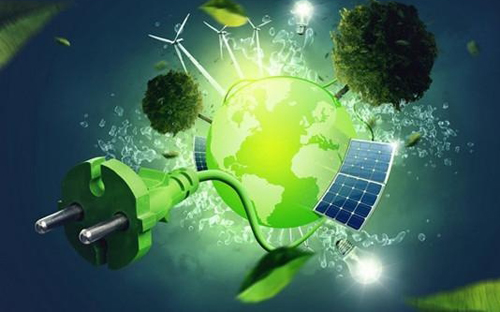
#> input picture week7/a.jpg, 500 x 312 px, given as the content of the folder imgs, which was not available
$ python main.py
#> lines starting #> are read from the running program, lines starting #| are printed output that depends on the picture; pictures that were not available may be replaced by others from this repository, and a replacement may not be noted
import os
from PIL import ImageFilter, Image
from matplotlib import pyplot as plt


class Filter:
    def __init__(self, image, **kwargs):
        self.image = image
        self.arg_dict = kwargs

    def set_image(self, img):
        self.image = img

    def get_image(self):
        return self.image

    def filter(self):
        pass


class FindEdges(Filter):
    def __init__(self, image, **kwargs):
        super().__init__(image, **kwargs)

    def filter(self):
        self.image = self.image.filter(ImageFilter.FIND_EDGES)


class Blur(Filter):
    def __init__(self, image, **kwargs):
        super().__init__(image, **kwargs)

    def filter(self):
        self.image = self.image.filter(ImageFilter.BLUR)


class Sharpen(Filter):
    def __init__(self, image, **kwargs):
        super().__init__(image, **kwargs)

    def filter(self):
        self.image = self.image.filter(ImageFilter.SHARPEN)


class Adjust(Filter):
    def __init__(self, image, **kwargs):
        super().__init__(image, **kwargs)

    def filter(self):
        if self.arg_dict:
            width = self.arg_dict['width']
            height = self.arg_dict['height']
            self.image = self.image.resize((width, height))
        else:
            raise Exception('need width and height, given wrong!')


class ImageShop:
    def __init__(self, image_list=[]):
        self.flag = 0
        self.__ins_setted = 0
        self.__mode = ''
        self.__img_path = ''  # 是一个路径
        self.__img_instances = image_list
        if image_list:
            self.__ins_setted = 1
        self.__img_operated = []  # 处理过的图片

    def set_path(self, path, flag):
        """
        设定路径
        :param flag: 0表示是文件夹，1表示是文件
        :param path: 路径
        :return:
        """
        self.flag = flag
        self.__img_path = path

    def get_path(self):
        return self.__img_path

    def clean_operated_imgs(self):
        self.__img_operated = []

    def set_mode(self, mode):
        self.__mode = mode

    def load_images(self):
        files_list = os.listdir(self.__img_path)
        img_list = []
        if self.flag == 0:
            for i in files_list:
                if i.split('.')[1] == self.__mode:
                    img_list.append(i)
            for i in img_list:
                self.__img_instances.append(Image.open(self.__img_path + '\\' + i))
        elif self.flag == 1:
            self.__img_instances.append(Image.open(self.__img_path))

    def __batch_ps(self, f: Filter):
        for i in self.__img_instances:
            f.set_image(i)
            f.filter()
            self.__img_operated.append(f.get_image())

    def batch_ps(self, operations: list):
        """
        批处理图片
        :param operations: list of tuple,tuple(filter,paras),if no paras ,set (filter,-1)
        :return:
        """
        filters = [Blur, FindEdges, Sharpen, Adjust]
        filter_names = ['blur', 'find_edges', 'sharpen', 'adjust']
        if operations:
            for i in operations:
                if i[0] != 'adjust':
                    f = filters[filter_names.index(i[0])](Image)
                else:
                    # 默认adjust传的参数为('adjust',(width,height))
                    f = filters[filter_names.index(i[0])](Image, width=i[1][0], height=i[1][1])
                self.__batch_ps(f)
                self.__img_instances = self.__img_operated[:]
                if operations.index(i) < len(operations)-1:
                    self.clean_operated_imgs()

    def display(self, rows, columns, dpi):
        plt.figure(dpi=dpi)
        if self.__img_operated:
            num = len(self.__img_operated)
            for i in range(num):
                plt.subplot(rows, columns, i + 1)
                plt.imshow(self.__img_operated[i])
                plt.axis('off')
        else:
            num = len(self.__img_instances)
            for i in range(num):
                plt.subplot(rows, columns, i + 1)
                plt.imshow(self.__img_instances[i])
                plt.axis('off')
        plt.show()

    def save(self, rows, columns, path, filename, dpi):
        plt.figure(dpi=dpi)
        if self.__img_operated:
            num = len(self.__img_operated)
            for i in range(num):
                plt.subplot(rows, columns, i + 1)
                plt.imshow(self.__img_operated[i])
                plt.axis('off')
        else:
            num = len(self.__img_instances)
            for i in range(num):
                plt.subplot(rows, columns, i + 1)
                plt.imshow(self.__img_instances[i])
                plt.axis('off')
        if path:
            plt.savefig(path + '\\' + filename)
        else:
            plt.savefig(filename)
        print('image has been saves in {}'.format(os.getcwd()))

    def get_op_nums(self):
        return len(self.__img_operated)

    def get_ins_nums(self):
        return len(self.__img_instances)

    def get_operated_imgs(self):
        return self.__img_operated

    def if_loaded(self):
        if self.__ins_setted:
            return True
        else:
            return False


class TestImageShop:
    def __init__(self, imgshop: ImageShop):
        self.shop = imgshop

    def operate_image(self, mode, filepath, savepath, savename, flag, filter: tuple, plot, dpi, **kwargs):
        """
        对图片进行操作
        :param mode: 指定图片模式
        :param filepath: 图片路径
        :param savepath: 保存路径
        :param savename: 保存名字
        :param flag: 1-文件 or 0-文件夹
        :param filter: 一个长度为4的元组，分别代表是否使用 'blur', 'find_edges', 'sharpen', 'adjust' 滤镜
        :param plot: 一个元组 (行数或列数,按行或按列) 按行-0，按列-1
        :param dpi: 图片清晰度
        :param kwargs: 如果有adjust，必须有width和height；
        :return:
        """
        filter_names = ['blur', 'find_edges', 'sharpen', 'adjust']
        if not self.shop.if_loaded():
            self.shop.set_path(filepath, flag)
            self.shop.set_mode(mode)
            self.shop.load_images()
        self.shop.clean_operated_imgs()
        op_list = []
        for i in range(4):
            if filter[i] == 1:
                if i != 3:
                    temp = (filter_names[i], -1)
                else:
                    if kwargs:
                        width = kwargs['width']
                        height = kwargs['height']
                        temp = (filter_names[i], (width, height))
                    else:
                        raise Exception
                op_list.append(temp)
        self.shop.batch_ps(op_list)
        op_num = self.shop.get_op_nums()
        if not op_num:
            op_num = self.shop.get_ins_nums()
        if plot[1] == 0:
            rows = plot[0]
            if (op_num % rows) != 0:
                columns = op_num // rows + 1
            else:
                columns = op_num // rows
        else:
            columns = plot[0]
            if (op_num % columns):
                rows = op_num // columns + 1
            else:
                rows = op_num // columns
        self.shop.display(rows, columns, dpi)
        self.shop.save(rows, columns, savepath, savename, dpi)

    def get_operated_imgs(self):
        return self.shop.get_operated_imgs()


def test_filter():
    im = Image.open('a.jpg')
    # [5 lines of commented-out code are left out]
    fe = FindEdges(im)
    fe.filter()
    im2 = fe.get_image()
    # [5 lines of commented-out code are left out]
    ad1 = Adjust(im, width=20, height=20)
    ad1.filter()
    im4 = ad1.get_image()
    im4.save('ad1.png')
    ad2 = Adjust(im, width=500, height=500)
    ad2.filter()
    im5 = ad2.get_image()
    im5.save('ad2.png')


if __name__ == '__main__':
    IS = ImageShop()
    tis = TestImageShop(IS)
    tis.operate_image(mode='jpg', filepath='imgs', savepath='', savename='FAimgs.png', flag=0, filter=(0, 1, 0, 1),
                      plot=(3, 1), dpi=300, width=1280, height=800)
#> the loop in batch_ps, `for i in operations:` made 2 passes
#> pass 1, in filter, `self.image = self.image.filter(ImageFilter.FIND_EDGES)`:
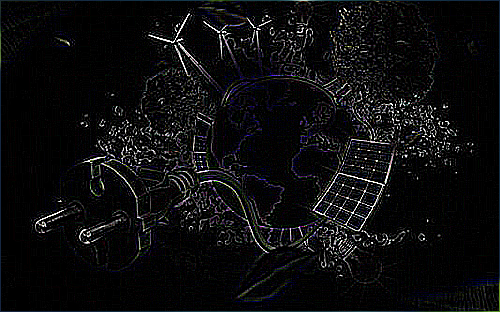
#> self.image: PIL image 500x312 RGB; mean R, G, B 13.1, 13.3, 14.4
#> pass 2, in filter, `self.image = self.image.resize((width, height))`:
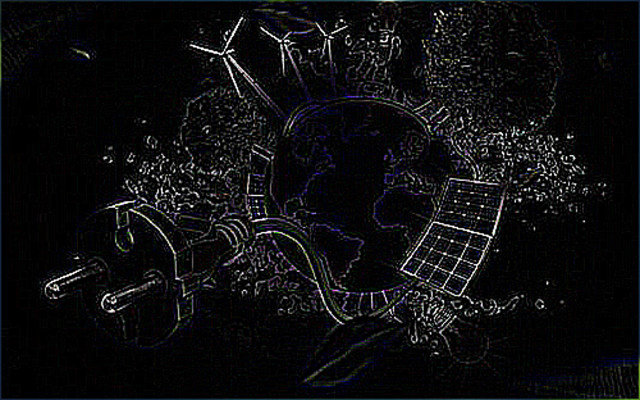
#> self.image: PIL image 1280x800 RGB (shown at 1/2 size); mean R, G, B 13.7, 13.8, 14.9
    fa_imgs = tis.get_operated_imgs()
    IS1 = ImageShop(fa_imgs)
    tis1 = TestImageShop(IS1)
    tis1.operate_image(mode='jpg', filepath='imgs', savepath='', savename='FASimgs.png', flag=0, filter=(0, 0, 1, 1),
                      plot=(3, 1), dpi=300, width=1280, height=800)
